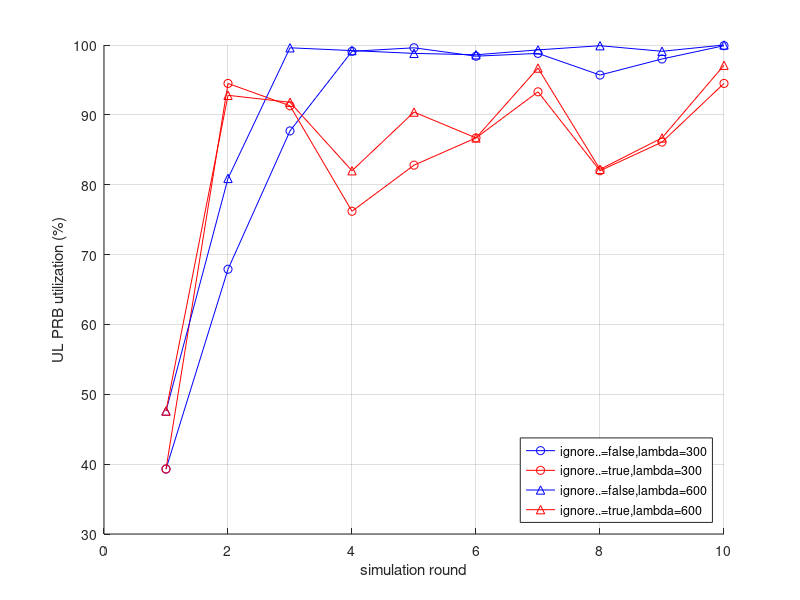

The MATLAB script that drew this image:
close all;
ul_enable_nw_characteristics = [...
0.393	0.373	0.474	0.476
0.679	0.881	0.855	0.809
0.877	0.963	0.993	0.996
0.991	0.995	0.999	0.992
0.996	0.998	0.988	0.988
0.984	0.994	0.983	0.986
0.988	0.995	0.999	0.993
0.957	0.991	0.987	0.999
0.98	0.995	0.998	0.991
0.999	0.999	0.991	1
];

ul_disable_nw_characteristics = [...
0.393	0.373	0.474	0.476
0.945	0.91	0.959	0.928
0.913	0.914	0.918	0.918
0.762	0.797	0.814	0.82
0.828	0.897	0.904	0.904
0.867	0.874	0.877	0.867
0.933	0.958	0.963	0.967
0.82	0.819	0.819	0.822
0.861	0.867	0.865	0.867
0.945	0.967	0.968	0.971
];

figure(1);
hold on;
sim_round = 1: 10;
lambda_e_lst = 300 : 100 : 600;
Markers = {'o', 's', 'v', '^'};
for i = [1  4]
    lambda_e = lambda_e_lst(i);
    plot(ul_enable_nw_characteristics(:, i) * 100, 'Marker', Markers{i}, 'Color', 'blue', ...
        'DisplayName', sprintf('ignore..=false,lambda=%d', lambda_e));
    plot(ul_disable_nw_characteristics(:, i) * 100, 'Marker', Markers{i}, 'Color', 'red', ...
        'DisplayName', sprintf('ignore..=true,lambda=%d', lambda_e));    
end
grid;
legend('Location', 'southeast');
xlabel('simulation round');
ylabel('UL PRB utilization (%)');
hold off;